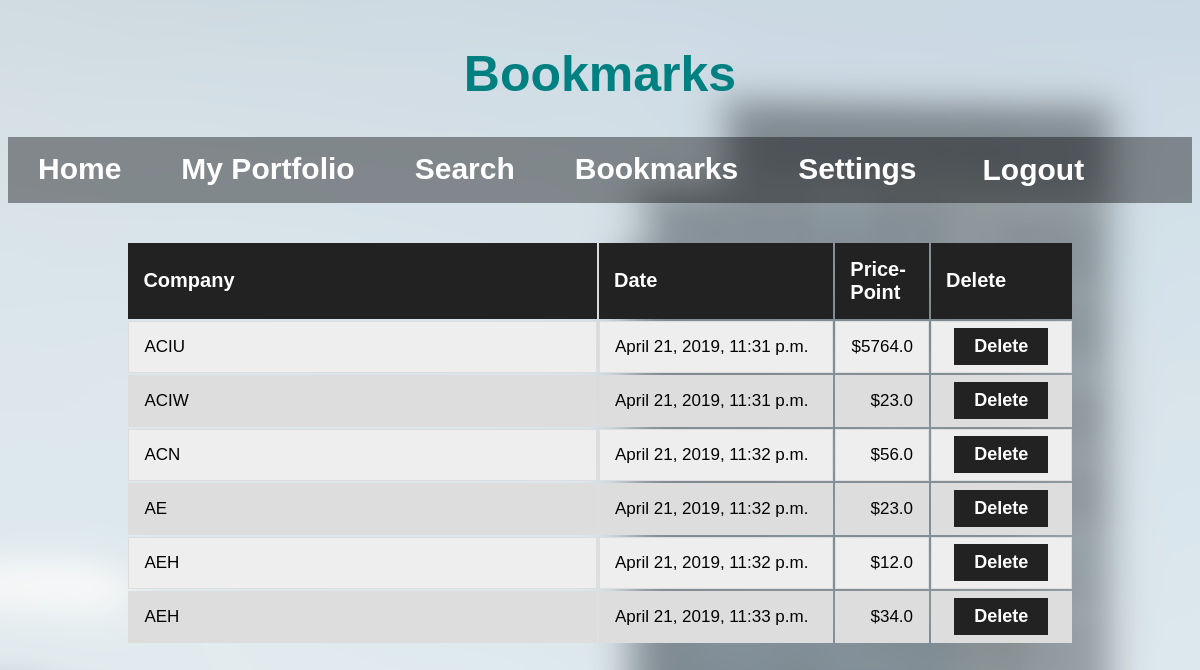
Page /bookmarks (signed in) on the earlier database version.
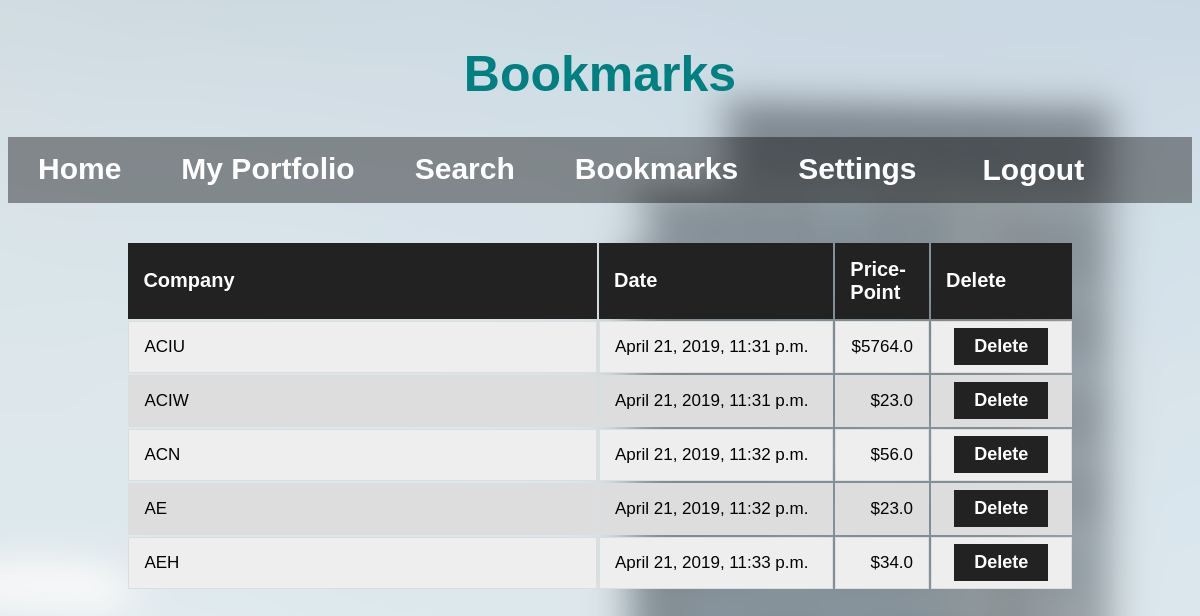
Same page on the later database version.
### XChange/models.py (models this page shows)
class Bookmark(models.Model):
    userProfile = models.ForeignKey(UserProfile)
    companyName = models.CharField(max_length=250)
    setDate = models.DateTimeField()
    bookmarkPrice = models.FloatField(max_length=250)
    bookmarkAmount = models.IntegerField(max_length=250)

### XChange/views.py (the view, shortened to what this page needs)
# urls.py: url(r'^bookmarks', views.bookmarks, name='bookmarks'),
def bookmarks(request):
    if not request.user.is_authenticated:
        return redirect('%s?next=%s' % (djSettings.LOGIN_URL, request.path))
    currentProfile = UserProfile.objects.get(user = request.user)
    userBookmarks = Bookmark.objects.filter(userProfile = currentProfile).order_by('companyName')
    return render(request, 'XChange/bookmarks.html', {'userBookmarks': userBookmarks})

### XChange/templates/XChange/bookmarks.html (shortened to what this page needs)
<!DOCTYPE html>
<html>
  <head>
    <link rel="stylesheet" type="text/css" href="/static/XChange/css/bookmarks.css" />
    <link rel="stylesheet" type="text/css" href="/static/XChange/css/common.css" />
  </head>
  <body>
    <h1 id="bookmark-title">Bookmarks</h1>
    <div class="navBarDiv">
      <ul class="navBarList">
        <li class="homeNav"><a href="home.html">Home</a></li>
        <li class="portNav"><a href="myPortfolio.html">My Portfolio</a></li>
        <li class="srchNav"><a href="search.html">Search</a></li>
        <li class="bmarkNav"><a href="#">Bookmarks</a></li>
        <li class="settNav"><a href="settings.html">Settings</a></li>
        <li class="logOut">
                  <form method='POST'>
                    <button type="submit" name="submit" value="Logout">Logout</button>
                  </form></li>
      </ul>
    </div>
    <br>
    <div id="tableDiv">
      <table id = "tableBookmark">
        <col id="compNameBook">
        <col id="dateBook">
        <col id="priceBook">
        <col id="deleteButton">
        <tr>
          <th>Company</th>
          <th>Date</th>
          <th class="rightAlignPrice">Price-Point</th>
          <th id="deleteHeader">Delete</th>
        </tr>
        {% for b in userBookmarks %}
          <tr>
            <td>{{b.companyName}}</td>
            <td>{{b.setDate}}</td>
            <td class="rightAlignPrice">${{b.bookmarkPrice}}</td>
            <td class="deleteCell">
            <form method='POST'>
                <button type="submit" name="delete" value="{{b.id}}">Delete</button>
            </form>
            </td>
          </tr>
        {% endfor %}
      </table>
    </div>
  </body>
</html>

Differences in the rows shown:
removed Bookmark: companyName "AEH", setDate "April 21, 2019, 11:32 p.m.", bookmarkPrice "12.0", {{ b.id }} 5 (drawn)
